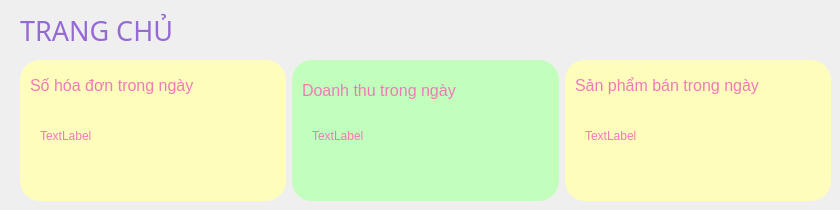
    <widget class="QWidget" name="trangchu">
     <widget class="QLabel" name="label_3">
      <property name="geometry">
       <rect>
        <x>20</x>
        <y>10</y>
        <width>221</width>
        <height>41</height>
       </rect>
      </property>
      <property name="sizePolicy">
       <sizepolicy hsizetype="Ignored" vsizetype="Ignored">
        <horstretch>0</horstretch>
        <verstretch>0</verstretch>
       </sizepolicy>
      </property>
      <property name="font">
       <font>
        <family>Segoe UI Black</family>
        <pointsize>20</pointsize>
        <weight>10</weight>
        <italic>false</italic>
        <bold>false</bold>
       </font>
      </property>
      <property name="styleSheet">
       <string notr="true">color: rgb(149, 106, 214);
font: 87 20pt &quot;Segoe UI Black&quot;;</string>
      </property>
      <property name="text">
       <string>TRANG CHỦ</string>
      </property>
     </widget>
     <widget class="QWidget" name="widget_2" native="true">
      <property name="geometry">
       <rect>
        <x>20</x>
        <y>60</y>
        <width>811</width>
        <height>141</height>
       </rect>
      </property>
      <property name="sizePolicy">
       <sizepolicy hsizetype="Ignored" vsizetype="Ignored">
        <horstretch>0</horstretch>
        <verstretch>0</verstretch>
       </sizepolicy>
      </property>
      <layout class="QHBoxLayout" name="horizontalLayout_2">
       <item>
        <widget class="QWidget" name="bill_4" native="true">
         <property name="sizePolicy">
          <sizepolicy hsizetype="Ignored" vsizetype="Ignored">
           <horstretch>0</horstretch>
           <verstretch>0</verstretch>
          </sizepolicy>
         </property>
         <property name="styleSheet">
          <string notr="true">background-color: rgb(255, 253, 188);
color: rgb(255, 239, 178);
   border-radius: 20px; /* Bo góc */;</string>
         </property>
         <widget class="QLabel" name="label_25">
          <property name="geometry">
           <rect>
            <x>10</x>
            <y>0</y>
            <width>211</width>
            <height>51</height>
           </rect>
          </property>
          <property name="sizePolicy">
           <sizepolicy hsizetype="Ignored" vsizetype="Ignored">
            <horstretch>0</horstretch>
            <verstretch>0</verstretch>
           </sizepolicy>
          </property>
          <property name="font">
           <font>
            <family>Arial</family>
            <pointsize>12</pointsize>
            <weight>10</weight>
            <italic>false</italic>
            <bold>false</bold>
           </font>
          </property>
          <property name="styleSheet">
           <string notr="true">color: rgb(241, 121, 184);
font: 87 12pt &quot;Arial&quot;;
</string>
          </property>
          <property name="text">
           <string>Số hóa đơn trong ngày</string>
          </property>
         </widget>
         <widget class="QLabel" name="label_26">
          <property name="geometry">
           <rect>
            <x>200</x>
            <y>50</y>
            <width>41</width>
            <height>41</height>
           </rect>
          </property>
          <property name="sizePolicy">
           <sizepolicy hsizetype="Ignored" vsizetype="Ignored">
            <horstretch>0</horstretch>
            <verstretch>0</verstretch>
           </sizepolicy>
          </property>
          <property name="text">
           <string/>
          </property>
          <property name="pixmap">
           <pixmap>../hinhanh/9.png</pixmap>
          </property>
          <property name="scaledContents">
           <bool>true</bool>
          </property>
         </widget>
         <widget class="QLabel" name="lbl_dh">
          <property name="geometry">
           <rect>
            <x>20</x>
            <y>60</y>
            <width>181</width>
            <height>31</height>
           </rect>
          </property>
          <property name="sizePolicy">
           <sizepolicy hsizetype="Ignored" vsizetype="Ignored">
            <horstretch>0</horstretch>
            <verstretch>0</verstretch>
           </sizepolicy>
          </property>
          <property name="styleSheet">
           <string notr="true">color: rgb(241, 121, 184);
font: 75 13pt &quot;Times New Roman&quot;;</string>
          </property>
          <property name="text">
           <string>TextLabel</string>
          </property>
         </widget>
        </widget>
       </item>
       <item>
        <widget class="QWidget" name="dthu_4" native="true">
         <property name="sizePolicy">
          <sizepolicy hsizetype="Ignored" vsizetype="Ignored">
           <horstretch>0</horstretch>
           <verstretch>0</verstretch>
          </sizepolicy>
         </property>
         <property name="styleSheet">
          <string notr="true">background-color: rgb(195, 255, 188);
 border-radius: 20px; /* Bo góc */;</string>
         </property>
         <widget class="QLabel" name="label_27">
          <property name="geometry">
           <rect>
            <x>10</x>
            <y>10</y>
            <width>241</width>
            <height>41</height>
           </rect>
          </property>
          <property name="sizePolicy">
           <sizepolicy hsizetype="Ignored" vsizetype="Ignored">
            <horstretch>0</horstretch>
            <verstretch>0</verstretch>
           </sizepolicy>
          </property>
          <property name="font">
           <font>
            <family>Arial</family>
            <pointsize>12</pointsize>
            <weight>10</weight>
            <italic>false</italic>
            <bold>false</bold>
           </font>
          </property>
          <property name="styleSheet">
           <string notr="true">color: rgb(241, 121, 184);
font: 87 12pt &quot;Arial&quot;;

</string>
          </property>
          <property name="text">
           <string>Doanh thu trong ngày</string>
          </property>
         </widget>
         <widget class="QLabel" name="label_28">
          <property name="geometry">
           <rect>
            <x>200</x>
            <y>50</y>
            <width>41</width>
            <height>41</height>
           </rect>
          </property>
          <property name="sizePolicy">
           <sizepolicy hsizetype="Ignored" vsizetype="Ignored">
            <horstretch>0</horstretch>
            <verstretch>0</verstretch>
           </sizepolicy>
          </property>
          <property name="text">
           <string/>
          </property>
          <property name="pixmap">
           <pixmap>../hinhanh/10.png</pixmap>
          </property>
          <property name="scaledContents">
           <bool>true</bool>
          </property>
         </widget>
         <widget class="QLabel" name="lbl_dt">
          <property name="geometry">
           <rect>
            <x>20</x>
            <y>60</y>
            <width>171</width>
            <height>31</height>
           </rect>
          </property>
          <property name="sizePolicy">
           <sizepolicy hsizetype="Ignored" vsizetype="Ignored">
            <horstretch>0</horstretch>
            <verstretch>0</verstretch>
           </sizepolicy>
          </property>
          <property name="styleSheet">
           <string notr="true">color: rgb(241, 121, 184);
font: 75 13pt &quot;Times New Roman&quot;;</string>
          </property>
          <property name="text">
           <string>TextLabel</string>
          </property>
         </widget>
        </widget>
       </item>
       <item>
        <widget class="QWidget" name="spham_4" native="true">
         <property name="sizePolicy">
          <sizepolicy hsizetype="Ignored" vsizetype="Ignored">
           <horstretch>0</horstretch>
           <verstretch>0</verstretch>
          </sizepolicy>
         </property>
         <property name="styleSheet">
          <string notr="true">background-color: rgb(255, 253, 188);
color: rgb(255, 239, 178);
   border-radius: 20px; /* Bo góc */;</string>
         </property>
         <widget class="QLabel" name="label_29">
          <property name="geometry">
           <rect>
            <x>190</x>
            <y>60</y>
            <width>51</width>
            <height>51</height>
           </rect>
          </property>
          <property name="sizePolicy">
           <sizepolicy hsizetype="Ignored" vsizetype="Ignored">
            <horstretch>0</horstretch>
            <verstretch>0</verstretch>
           </sizepolicy>
          </property>
          <property name="text">
           <string/>
          </property>
          <property name="pixmap">
           <pixmap>../hinhanh/11.ico</pixmap>
          </property>
          <property name="scaledContents">
           <bool>true</bool>
          </property>
         </widget>
         <widget class="QLabel" name="label_30">
          <property name="geometry">
           <rect>
            <x>10</x>
            <y>0</y>
            <width>231</width>
            <height>51</height>
           </rect>
          </property>
          <property name="sizePolicy">
           <sizepolicy hsizetype="Ignored" vsizetype="Ignored">
            <horstretch>0</horstretch>
            <verstretch>0</verstretch>
           </sizepolicy>
          </property>
          <property name="font">
           <font>
            <family>Arial</family>
            <pointsize>12</pointsize>
            <weight>10</weight>
            <italic>false</italic>
            <bold>false</bold>
           </font>
          </property>
          <property name="styleSheet">
           <string notr="true">color: rgb(241, 121, 184);
font: 87 12pt &quot;Arial&quot;;

</string>
          </property>
          <property name="text">
           <string>Sản phẩm bán trong ngày</string>
          </property>
         </widget>
         <widget class="QLabel" name="lbl_sp">
          <property name="geometry">
           <rect>
            <x>20</x>
            <y>60</y>
            <width>101</width>
            <height>31</height>
           </rect>
          </property>
          <property name="sizePolicy">
           <sizepolicy hsizetype="Ignored" vsizetype="Ignored">
            <horstretch>0</horstretch>
            <verstretch>0</verstretch>
           </sizepolicy>
          </property>
          <property name="styleSheet">
           <string notr="true">color: rgb(241, 121, 184);
font: 75 13pt &quot;Times New Roman&quot;;</string>
          </property>
          <property name="text">
           <string>TextLabel</string>
          </property>
         </widget>
        </widget>
       </item>
      </layout>
     </widget>
    </widget>
